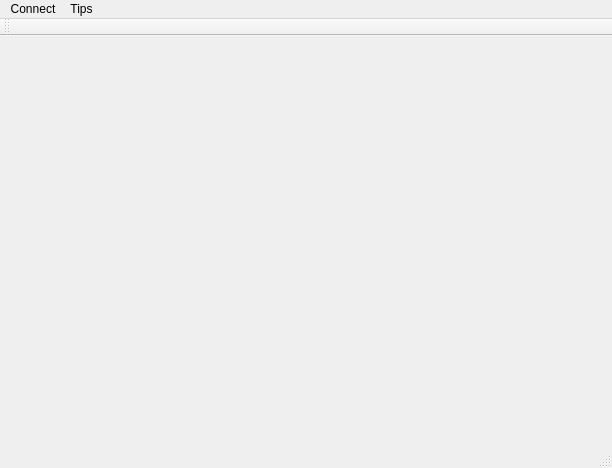
<?xml version="1.0" encoding="UTF-8"?>
<ui version="4.0">
 <class>clientWindow</class>
 <widget class="QMainWindow" name="clientWindow">
  <property name="geometry">
   <rect>
    <x>0</x>
    <y>0</y>
    <width>612</width>
    <height>468</height>
   </rect>
  </property>
  <property name="windowTitle">
   <string>clientWindow</string>
  </property>
  <widget class="QWidget" name="centralWidget"/>
  <widget class="QMenuBar" name="menuBar">
   <property name="geometry">
    <rect>
     <x>0</x>
     <y>0</y>
     <width>612</width>
     <height>23</height>
    </rect>
   </property>
   <widget class="QMenu" name="menuConnect">
    <property name="title">
     <string>Connect</string>
    </property>
    <addaction name="actionConnect"/>
   </widget>
   <widget class="QMenu" name="menuTips">
    <property name="title">
     <string>Tips</string>
    </property>
    <addaction name="actionOn"/>
    <addaction name="actionOff"/>
   </widget>
   <addaction name="menuConnect"/>
   <addaction name="menuTips"/>
  </widget>
  <widget class="QToolBar" name="mainToolBar">
   <attribute name="toolBarArea">
    <enum>TopToolBarArea</enum>
   </attribute>
   <attribute name="toolBarBreak">
    <bool>false</bool>
   </attribute>
  </widget>
  <widget class="QStatusBar" name="statusBar"/>
  <action name="actionConnect">
   <property name="text">
    <string>connect</string>
   </property>
  </action>
  <action name="actionOn">
   <property name="text">
    <string>On</string>
   </property>
  </action>
  <action name="actionOff">
   <property name="text">
    <string>Off</string>
   </property>
  </action>
 </widget>
 <layoutdefault spacing="6" margin="11"/>
 <resources/>
 <connections/>
</ui>
